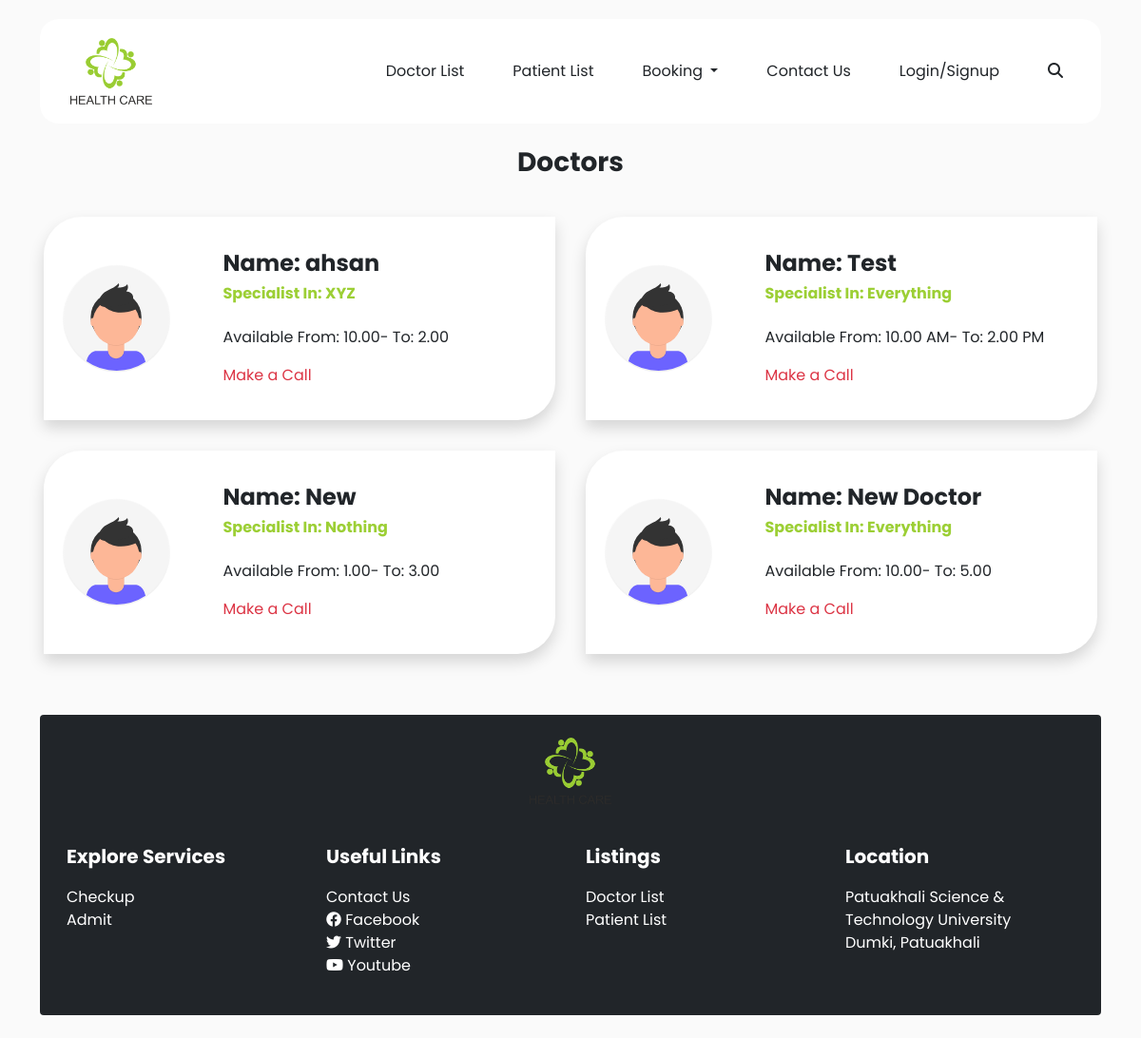
Before: /dr-list.php with the older database file.
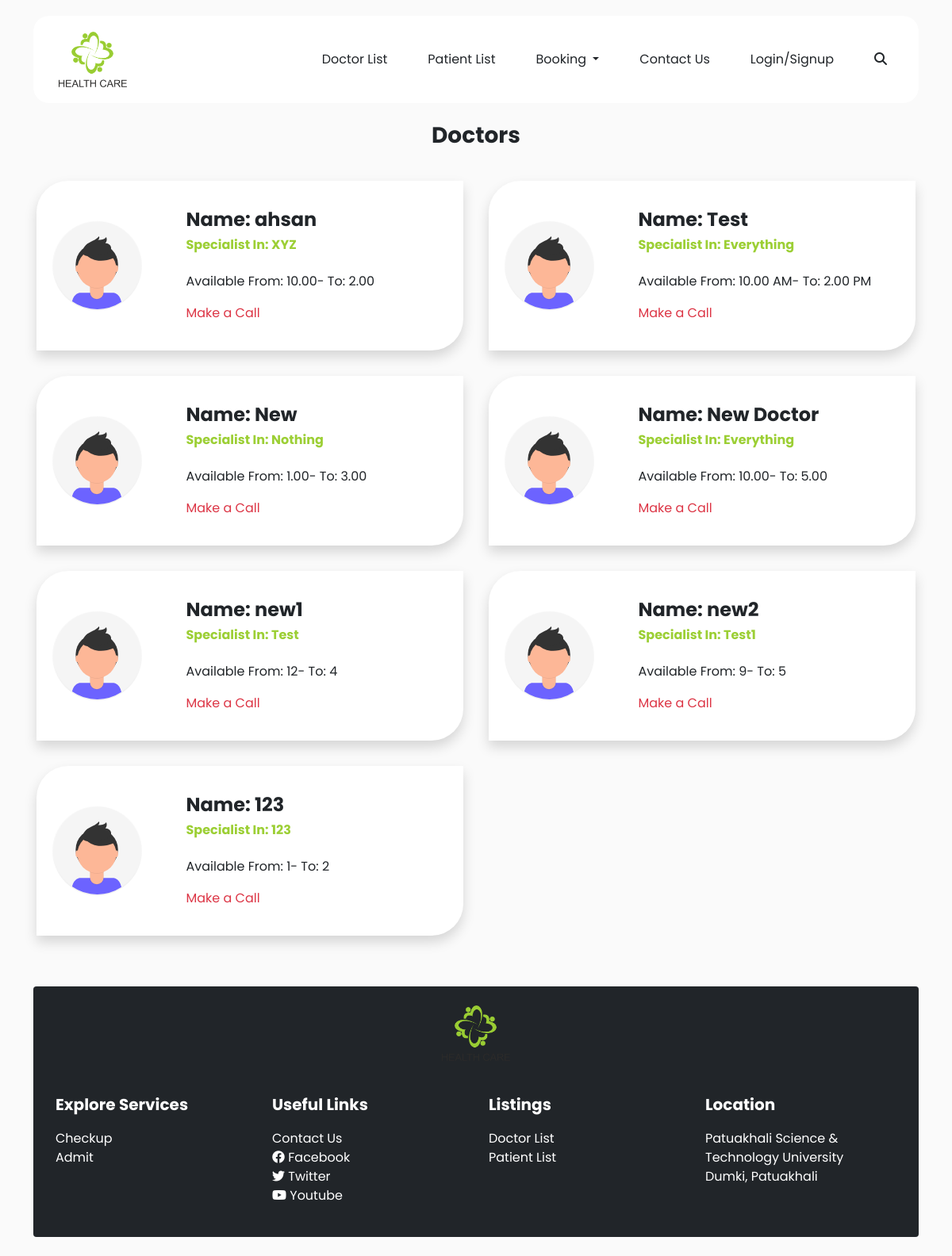
After: the same page with the newer database file.
### tables this page shows
CREATE TABLE `doctor` (
  `id` int(100) NOT NULL,
  `name` varchar(100) NOT NULL,
  `contact` varchar(100) NOT NULL,
  `specialist_in` varchar(100) NOT NULL,
  `fromm` varchar(100) NOT NULL,
  `too` varchar(100) NOT NULL,
  `pass` varchar(100) NOT NULL
);

### dr-list.php (the view, shortened to what this page needs)
<!doctype html>
<html lang="en">
  <head>
    <link href="https://cdn.jsdelivr.net/npm/bootstrap@5.1.3/dist/css/bootstrap.min.css" rel="stylesheet">
    <link rel="stylesheet" href="https://cdnjs.cloudflare.com/ajax/libs/font-awesome/6.1.1/css/all.min.css">
    <link rel="stylesheet" href="css/style.css">
  </head>
  <body>
    <section class="topBar">
        <div class="container">
            <nav class="navbar navbar-expand-lg navbar-light bg-transparent">
                <div class="container-fluid">
                  <a class="navbar-brand" href="index.html">
                    <img src="img/logo.png" class="img-fluid logo" alt="">
                  </a>
                  <div class="collapse navbar-collapse" id="navbarSupportedContent">
                    <ul class="navbar-nav ms-auto mb-2 mb-lg-0">
                      <li class="nav-item">
                        <a class="nav-link text-dark" href="dr-list.php">
                            Doctor List
                        </a>
                      </li>
                      <li class="nav-item">
                        <a class="nav-link text-dark" href="patient-list.php">
                            Patient List
                        </a>
                      </li>
                      <li class="nav-item dropdown">
                        <a class="nav-link dropdown-toggle text-dark" href="#" id="navbarDropdown" role="button" data-bs-toggle="dropdown" aria-expanded="false">
                          Booking
                        </a>
                      </li>
                      <li class="nav-item">
                        <a class="nav-link text-dark" href="contact.html">
                         Contact Us
                        </a>
                      </li>
                      <li class="nav-item">
                        <a class="nav-link text-dark" href="login-signup.html">
                         Login/Signup
                        </a>
                      </li>
                      <li class="nav-item">
                        <a class="nav-link text-dark" href="search.html">
                         <i class="fa fa-search"></i>
                        </a>
                      </li>
                    </ul>
                  </div>
                </div>
              </nav>
        </div>
    </section>
    <section class="py-4">
        <div class="container">
            <div class="text-center">
                <h3 class="fw-bold mb-4">
                    Doctors
                </h3>
            </div>
            <div class="row mt-3">
            <?php
            require('php/config.php');
            $sql = "SELECT * FROM doctor";
            $result = $conn->query($sql);
            if ($result->num_rows > 0) {
            while($row = $result->fetch_assoc()) {
                echo '<div class="col-md-6 p-3">';
                echo '<div class="card border-0 shadow rounded">';
                echo '<div class="card-body p-4">';
                echo '<div class="row">';
                echo '<div class="col-md-3 p-2 m-auto">';
                echo '<img src="img/avatar.svg" class="img-fluid avatar" alt="">';
                echo '</div>';
                echo '<div class="col-md-9 ps-5 p-2 m-auto">';
                echo '<h4 class="fw-bold">Name: '.$row["name"].'</h4>';
                echo '<h6 class="fw-bold text-success mb-4">Specialist In: '.$row["specialist_in"].'</h6>';
                echo '<p class="">Available From: '.$row["fromm"].'- To: '.$row["too"].'</p>';
                echo '<a class="text-danger" href="tel:'.$row["contact"].'">Make a Call</a>';
                echo '</div>';
                echo '</div>';
                echo '</div>';
                echo '</div>';
                echo '</div>';
            }
            } else {
            echo "0 results";
            }
            ?>
            </div>
        </div>
    </section>
    <section class="footer py-4">
        <div class="container">
            <div class="card border-0 bg-dark">
                <div class="card-body p-4">
                    <div class="text-center">
                        <a href="" class="">
                            <img src="img/logo.png" class="img-fluid logo" alt="">
                        </a>
                    </div>
                    <div class="row mt-4">
                        <div class="col-md-3 p-3">
                            <p class="fs-20 text-white fw-bold">
                                Explore Services
                            </p>
                            <ul class="list-unstyled m-0 p-0">
                                <li>
                                    <a href="" class="text-white">
                                        Checkup
                                    </a>
                                </li>
                                <li>
                                    <a href="" class="text-white">
                                        Admit
                                    </a>
                                </li>
                            </ul>
                        </div>
                        <div class="col-md-3 p-3">
                            <p class="fs-20 text-white fw-bold">
                                Useful Links
                            </p>
                            <ul class="list-unstyled m-0 p-0">
                                <li>
                                    <a href="" class="text-white">
                                        Contact Us
                                    </a>
                                </li>
                                <li>
                                    <a href="" class="text-white">
                                       <i class="fab fa-facebook"></i> Facebook
                                    </a>
                                </li>
                                <li>
                                    <a href="" class="text-white">
                                       <i class="fab fa-twitter"></i> Twitter
                                    </a>
                                </li>
                                <li>
                                    <a href="" class="text-white">
                                      <i class="fab fa-youtube"></i>  Youtube
                                    </a>
                                </li>
                            </ul>
                        </div>
                        <div class="col-md-3 p-3">
                            <p class="fs-20 text-white fw-bold">
                                Listings
                            </p>
                            <ul class="list-unstyled m-0 p-0">
                                <li>
                                    <a href="" class="text-white">
                                        Doctor List
                                    </a>
                                </li>
                                <li>
                                    <a href="" class="text-white">
                                        Patient List
                                    </a>
                                </li>
                            </ul>
                        </div>
                        <div class="col-md-3 p-3">
                            <p class="fs-20 text-white fw-bold">
                                Location
                            </p>
                            <ul class="list-unstyled m-0 p-0">
                                <li class="text-white">
                                    Patuakhali Science & Technology University
                                </li>
                                <li class="text-white">
                                   Dumki, Patuakhali
                                </li>
                            </ul>
                        </div>
                    </div>
                </div>
            </div>
        </div>
    </section>
  </body>
</html>

### css/style.css (style rules this page uses)
* { font-family: 'Poppins', sans-serif; }
.img-fluid.logo { height: 70px; }
@media screen and (min-width: 992px) { .nav-item { padding-left: 35px; } }
body { background: #FAFAFA !important; }
.navbar.navbar-expand-lg.navbar-light.bg-transparent { background: white !important; margin-top: 20px; border-radius: 20px; padding-left: 20px; padding-right: 20px; padding-top: 15px; padding-bottom: 15px; }
.text-success { color: #9CCF35 !important; }
.fs-20 { font-size: 20px; }
.rounded { border-radius: 40px 0 40px 0 !important; }
.rounded .card-body img { border-radius: 25px 0 25px 0 !important; }
a { text-decoration: none !important; }
.avatar { height: 150px; }

Changed rows visible on the page:
added doctor: name "new1", specialist_in "Test", fromm "12", too "4"
added doctor: name "new2", specialist_in "Test1", fromm "9", too "5"
added doctor: name "123", specialist_in "123", fromm "1", too "2"
